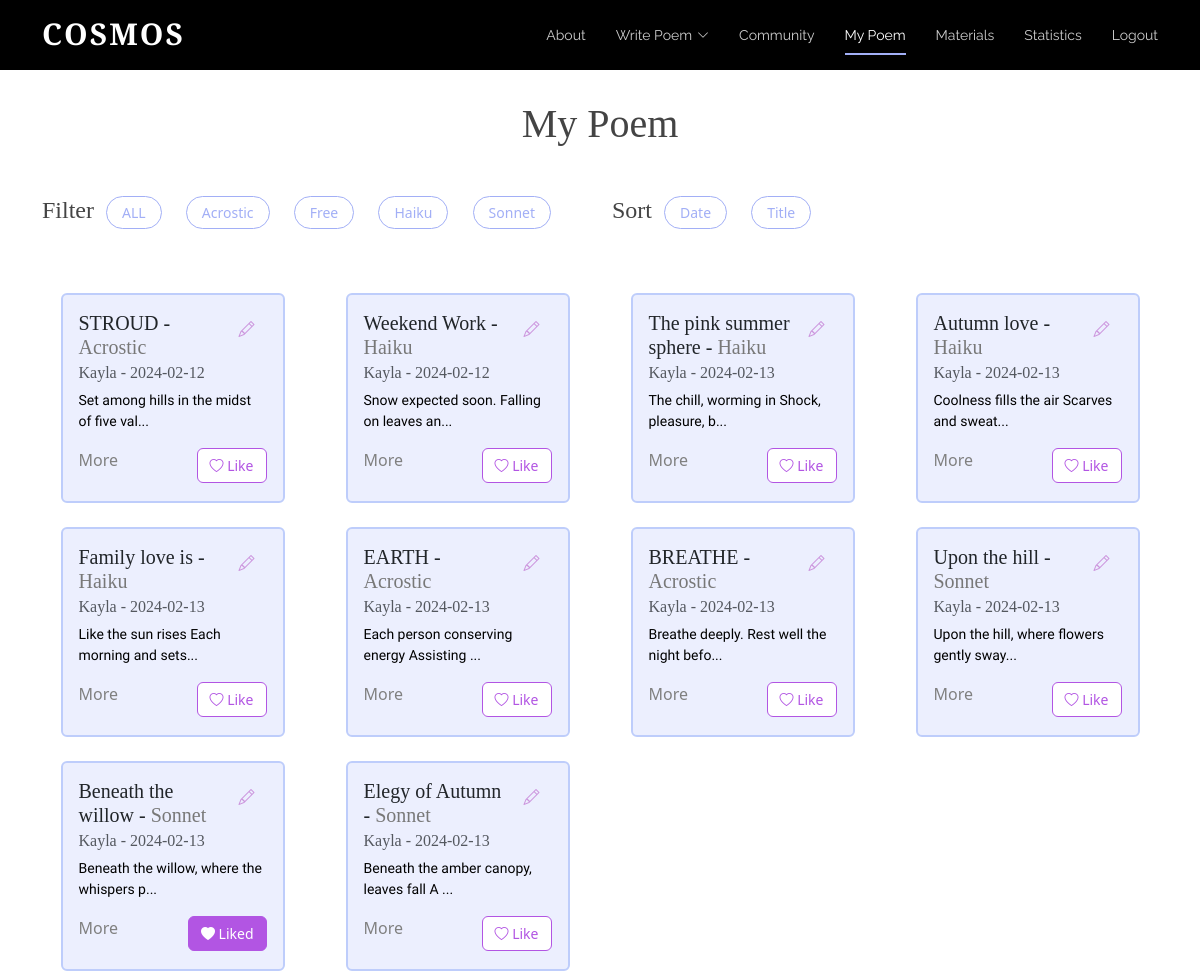
Screenshot of /mypage (signed in) with the database file from the repository.
### tables this page shows
CREATE TABLE "Poem" (
	"username"	TEXT,
	"content"	TEXT,
	"date"	TEXT,
	"title"	TEXT,
	"type"	TEXT
, "id"	INTEGER, "numLikes"	INTEGER, "sentiment"	INTEGER);

### app.py (the view)
@app.route('/mypage', methods=['GET']) # / => main homepage; decorator
def mypage(): #index func calls render_template, showing login.html on website
	isLogin = False
	if request.method == "POST":
		pass
	else:
		isLogin = True
		conn = sqlite3.connect('static/database.db')
		cursor = conn.cursor()
		query = """
			SELECT P.username, P.content, P.date, P.title, P.type,P.id,
				   COALESCE(L.liked, 0) AS liked
			FROM Poem P
			LEFT JOIN Likes L ON P.id = L.poem_id AND L.username = ?
		"""
		cursor.execute(query, (session.get("username"),))
		rows = cursor.fetchall()
		usernames = []  # ["scott", "alice"]
		contents = []  # ["poem...", "poem2..."]
		dates = []  # ["2023-12-12", "2022-10-10"]
		titles = []
		types = []
		likes = []
		ids = []
		for row in rows:
			usernames.append(row[0])
			contents.append(row[1])
			dates.append(row[2])
			titles.append(row[3])
			types.append(row[4].title())
			likes.append(row[6])
			ids.append(row[5])
		print(likes)
		print(ids)
		if "username" not in session:
			isLogin = False
			return redirect(url_for('login'))
		else:
			isLogin = True
		return render_template('mypage.html',ids=ids, usernames=usernames, contents=contents,
							   dates=dates, titles=titles, types=types, liked_status=likes,
							   num_poems=len(usernames), isLogin=isLogin, username = session["username"])

### templates/mypage.html (shortened to what this page needs)
<!DOCTYPE html>
<html lang="en">
  <head>
    <link href="../static/vendor/aos/aos.css" rel="stylesheet">
    <link href="../static/vendor/bootstrap/css/bootstrap.min.css" rel="stylesheet">
    <link href="../static/vendor/bootstrap-icons/bootstrap-icons.css" rel="stylesheet">
    <link href="../static/vendor/boxicons/css/boxicons.min.css" rel="stylesheet">
    <link href="../static/vendor/glightbox/css/glightbox.min.css" rel="stylesheet">
    <link href="../static/vendor/swiper/swiper-bundle.min.css" rel="stylesheet">
    <link href="../static/css/style.css" rel="stylesheet">
  </head>
  <body>
      <header id="header" class="fixed-top d-flex align-items-center">
        <div class="container d-flex justify-content-between">
          <div class="logo">
            <h1><a href="{{url_for('index')}}">Cosmos
</a></h1>
          </div>
          <nav id="navbar" class="navbar">
        <ul>
          <li><a class="nav-link scrollto" href="{{url_for('index')}}#about">About</a></li>
          <li class="dropdown"><a href="{{url_for('bwrite')}}"><span>Write Poem</span> <i class="bi bi-chevron-down"></i></a>
          </li>
          <li><a class="nav-link scrollto" href="{{url_for('board')}}">Community</a></li>
                      <li><a class="nav-link scrollto active" href="{{url_for('mypage')}}">My Poem</a></li>
          <li><a class="nav-link scrollto" href="{{url_for('tube')}}">Materials</a></li>
          <li><a class="nav-link scrollto" href="{{url_for('statistics')}}">Statistics</a></li>
          {% if isLogin %}
            <li><a class="nav-link scrollto" href="{{url_for('logout')}}">Logout</a></li>
          {% else %}
            <li><a class="nav-link scrollto" href="{{url_for('login')}}">Login</a></li>
          {% endif %}
        </ul>
          </nav>
        </div>
      </header>
      <main>
        <div class="container stat-mt">
          <h1 class="mb-5 text-center">My Poem</h1>
          <div class="row mb-4">
            <div class="col-lg-6 d-flex">
                <h4>Filter </h4>
                <ul class="poem-filters">
                  <span class="minor"><li data-filter = "*">ALL</li></span>
                                      <li data-filter = ".filter-Acrostic">Acrostic</li>
                                        <li data-filter = ".filter-Free">Free</li>
                  <li data-filter = ".filter-Haiku">Haiku</li>
                  <li data-filter = ".filter-Sonnet">Sonnet</li>
                </ul>
            </div>
            <div class="col-lg-6 d-flex">
                <h4>Sort </h4>
                <ul class="poem-filters">
                    <li class="sorting" data-sort-by ="date">Date</li>
                    <li class="sorting"  data-sort-by ="title">Title</li>
                </ul>
            </div>
          </div>
          <div class="row poem-container">
              {% set counter = 0 %}
                    {% for i in range(num_poems) %}
                        {% if username == usernames[i] %}
                            {% set counter = counter + 1 %}
                          {% if counter < 4 %}
                            <div class="col-md-6 col-lg-3 poem-item filter-{{types[i]}} mt-4 mt-md-4" data-title="{{titles[i]}}" data-date="{{dates[i][0:10]}}" data-type="{{types[i]}}">
                          {% else %}
                            <div class="col-md-6 col-lg-3 poem-item filter-{{types[i]}} mt-4 mt-md-4 mt-lg-4"data-title="{{titles[i]}}"  data-date="{{ dates[i][0:10]}}" data-type="{{types[i]}}">
                          {% endif %}
                      <div class="card poem-card mx-auto" style="width: 18rem;">
                        <div class="card-body">
                        <div class="d-flex">
                            <h5 class="card-title">
                                <span class="title">{{titles[i]}}</span> - <span class="board-poemtype type">{{types[i]}}</span>
                            </h5>
                            <div class="edit-button-container ms-auto">
                                <button class="btn btn-outline-primary edit-button border-0 bg-transparent" data-bs-toggle="modal" data-bs-target="#editPoemModal" data-poem-id="{{ ids[i] }}" data-title="{{ titles[i] }}" data-type="{{ types[i] }}" data-content="{{ contents[i] }}">
                                    <i class="bi bi-pencil"></i>
                                </button>
                            </div>
</div>
                          <h6 class="card-subtitle mb-2 text-muted">{{usernames[i]}} - <span class="date">{{dates[i][0:10]}}</span></h6>
                            {% if contents[i][:45]|length < 25 %}
                          <p class="card-text mytext">{{contents[i][0:40]}} ...</p>
                    <br>
                            {% else %}
                             <p class="card-text mytext">{{contents[i][0:40]}}...</p>
                            {% endif %}
                        <div class="d-flex justify-content-between">
                          <a class="card-link" data-bs-toggle="modal" data-poem-id = "{{ids[i]}}" data-bs-target="#poemModal" data-title="{{titles[i]}}" data-type="{{types[i]}}" data-username="{{usernames[i]}}" data-date="{{dates[i][0:10]}}" data-content="{{contents[i]}}">
          More
        </a>
                            {% if liked_status[i] == 1 %}
                          <div class="text-right">
                            <button class="btn btn-outline-danger like-button really-like" data-poem-id="{{ ids[i] }}" data-username="{{ usernames[i] }}" data-liked="{{ liked_status[i] }}">
                                <i class="bi bi-heart-fill"></i>  Liked
                            </button>
                          </div>
                            {%else %}
                                              <div class="text-right">
                            <button class="btn btn-outline-danger like-button" data-poem-id="{{ ids[i] }}" data-username="{{ usernames[i] }}" data-liked="{{ liked_status[i] }}">
                                <i class="bi bi-heart"></i> Like
                            </button>
                          </div>
                            {% endif %}
                        </div>
                        </div>
                      </div>
                    </div>
                        {% endif %}
                    {% endfor %}
                  </div>
        </div>
      </main>
  </body>
</html>

### static/css/style.css (style rules this page uses)
body { color: #444444; }
a { color: #1bac91; text-decoration: none; }
h1, h2, h3, h4, h5, h6 { font-family: 'Cormorant Garamond', serif; }
#header { height: 70px; transition: all 0.5s; z-index: 997; background: #000; }
#header .logo h1 { font-size: 30px; margin: 0; padding: 6px 0; line-height: 1; font-weight: 700; letter-spacing: 2px; text-transform: uppercase; }
#header .logo h1 a, #header .logo h1 a:hover { color: #fff; text-decoration: none; }
.navbar { padding: 0; }
.navbar ul { margin: 0; padding: 0; display: flex; list-style: none; align-items: center; }
.navbar li { position: relative; }
.navbar>ul>li+li { margin-left: 30px; }
.navbar a, .navbar a:focus { display: flex; align-items: center; justify-content: space-between; padding: 12px 0; font-size: 14px; font-family: "Raleway", sans-serif; color: rgba(255, 255, 255, 0.8); white-space: nowrap; transition: 0.3s; position: relative; }
.navbar a i, .navbar a:focus i { font-size: 12px; line-height: 0; margin-left: 5px; }
.navbar>ul>li>a:before { content: ""; position: absolute; width: 100%; height: 2px; bottom: 3px; left: 0; background-color: #A2AFF6; visibility: hidden; width: 0px; transition: all 0.3s ease-in-out 0s; }
.navbar a:hover:before, .navbar li:hover>a:before, .navbar .active:before { visibility: visible; width: 100%; }
.navbar a:hover, .navbar .active, .navbar .active:focus, .navbar li:hover>a { color: #fff; }
body p { color: black; font-family: 'Nanum Myeongjo', serif; }
body a { color: gray; }
body { margin: 0; }
.btn-outline-primary { color: #CC95DD !important; }
.board-poemtype { color:#787878; }
.poem-filters { list-style: none; margin-left: -20px; }
.poem-filters li { cursor: pointer; font-size: 14px; display: inline-block; background: white; border: 1px solid #A2AFF6; padding: 5px 15px 5px 15px; border-radius: 50px; margin-right: 20px; color: #A2AFF6; font-weight: 500; }
.card-link { cursor:pointer }
.like-button { font-size:14px; }
.btn-outline-danger { background-color:white !important; color:#B255E3 !important; border:1px solid #B255E3 !important; }
.really-like { background-color:#B255E3 !important; color:white !important; border:1px solid #B255E3 !important; }
.poem-card { width: 17rem !important; height: 210px; background-color:#ECEFFE; border: 2px solid #BECDFB; transition: transform 0.3s ease-in-out; }
.stat-mt { margin-top: 100px; }
@media (max-width: 1200px) { .mytext { font-size:14px !important; } }
@media (max-width: 1200px) { .poem-card { width:14rem !important; } }

### rows the page displays
Poem: title "STROUD", username "Kayla", date "2024-02-12", content "Set among hills in the midst of five val"
Poem: title "Weekend Work", username "Kayla", date "2024-02-12", content "Snow expected soon. Falling on leaves an"
Poem: title "The pink summer sphere", username "Kayla", date "2024-02-13", content "The chill, worming in Shock, pleasure, b"
Poem: title "Autumn love", username "Kayla", date "2024-02-13", content "Coolness fills the air Scarves and sweat"
Poem: title "Family love is", username "Kayla", date "2024-02-13", content "Like the sun rises Each morning and sets"
Poem: title "EARTH", username "Kayla", date "2024-02-13", content "Each person conserving energy Assisting"
Poem: title "BREATHE", username "Kayla", date "2024-02-13", content "Breathe deeply. Rest well the night befo"
Poem: title "Upon the hill", username "Kayla", date "2024-02-13", content "Upon the hill, where flowers gently sway"
Poem: title "Beneath the willow", username "Kayla", date "2024-02-13", content "Beneath the willow, where the whispers p"
Poem: title "Elegy of Autumn", username "Kayla", date "2024-02-13", content "Beneath the amber canopy, leaves fall A"

### other values shown
{{ types[i] }} "Acrostic" "Haiku" "Haiku" "Haiku" "Haiku" "Acrostic" "Acrostic" "Sonnet" "Sonnet" "Sonnet"
